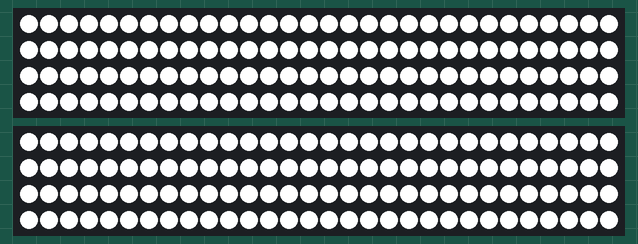
A sketch run on a simulated Arduino Uno, built with avr-gcc and run on an emulated ATmega328P. Parts: 2 × 120 RGB LEDs in strip order, left to right, continuing on the next row. The strip is taken to match the declared colour order.

Above: at 0.1 s.

The sketch:

Rainbow.ino
```cpp
#include <Adafruit_NeoPixel.h>

const int
LEFTPIN = 5,
RIGHTPIN = 6;


/**
 * TO WHOM IT MAY CONCERN:
 * DO NOT CLOSE THIS WINDOW UNTIL THE LEDS ARE GOOD
 *
 * To push the code:
 * Connect Arduino and select it under Tools->Port->COMX (Arduino/Genuino Uno)
 * push "Upload" button (the arrow pointing right)
 */

/**
   LED code for the Spirit bot!
   Originally written by Colton Kreischer
   Modified for 2 LED strips by Brach Knutson
*/

// Parameter 1 = number of pixels in strip
// Parameter 2 = pin number (most are valid)
// Parameter 3 = pixel type flags, add together as needed:
//   NEO_KHZ800  800 KHz bitstream (most NeoPixel products w/WS2812 LEDs)
//   NEO_KHZ400  400 KHz (classic 'v1' (not v2) FLORA pixels, WS2811 drivers)
//   NEO_GRB     Pixels are wired for GRB bitstream (most NeoPixel products)
//   NEO_RGB     Pixels are wired for RGB bitstream (v1 FLORA pixels, not v2)
Adafruit_NeoPixel strip1 = Adafruit_NeoPixel(120, LEFTPIN, NEO_RGBW + NEO_KHZ800);
Adafruit_NeoPixel strip2 = Adafruit_NeoPixel(120, RIGHTPIN, NEO_RGBW + NEO_KHZ800);

void setup() {
  strip1.begin();
  strip1.show(); // Initialize all pixels to 'off'

  strip2.begin();
  strip2.show();
}

void loop() {
  // Some example procedures showing how to display to the pixels:
  rainbowCycle(1);
}

// Slightly different, this makes the rainbow equally distributed throughout
void rainbowCycle(uint8_t wait) {
  uint16_t i, j;

  for (j = 0; j < 256 * 5; j++) { // 5 cycles of all colors on wheel
    for (i = 0; i < strip1.numPixels(); i++) {
      uint32_t wheelValue = Wheel(((i * 256 / strip1.numPixels()) + j) & 255);
      strip1.setPixelColor(i, wheelValue);
      strip2.setPixelColor(i, wheelValue);
    }
    strip1.show();
    strip2.show();
    delay(wait);
  }
}

// Input a value 0 to 255 to get a color value.
// The colours are a transition r - g - b - back to r.
uint32_t Wheel(byte WheelPos) {
  if (WheelPos < 85) {
    return strip1.Color(WheelPos * 3, 255 - WheelPos * 3, 0, 255);
  } else if (WheelPos < 170) {
    WheelPos -= 85;
    return strip1.Color(255 - WheelPos * 3, 0, WheelPos * 3, 255);
  } else {
    WheelPos -= 170;
    return strip1.Color(0, WheelPos * 3, 255 - WheelPos * 3, 255);
  }
}
```
